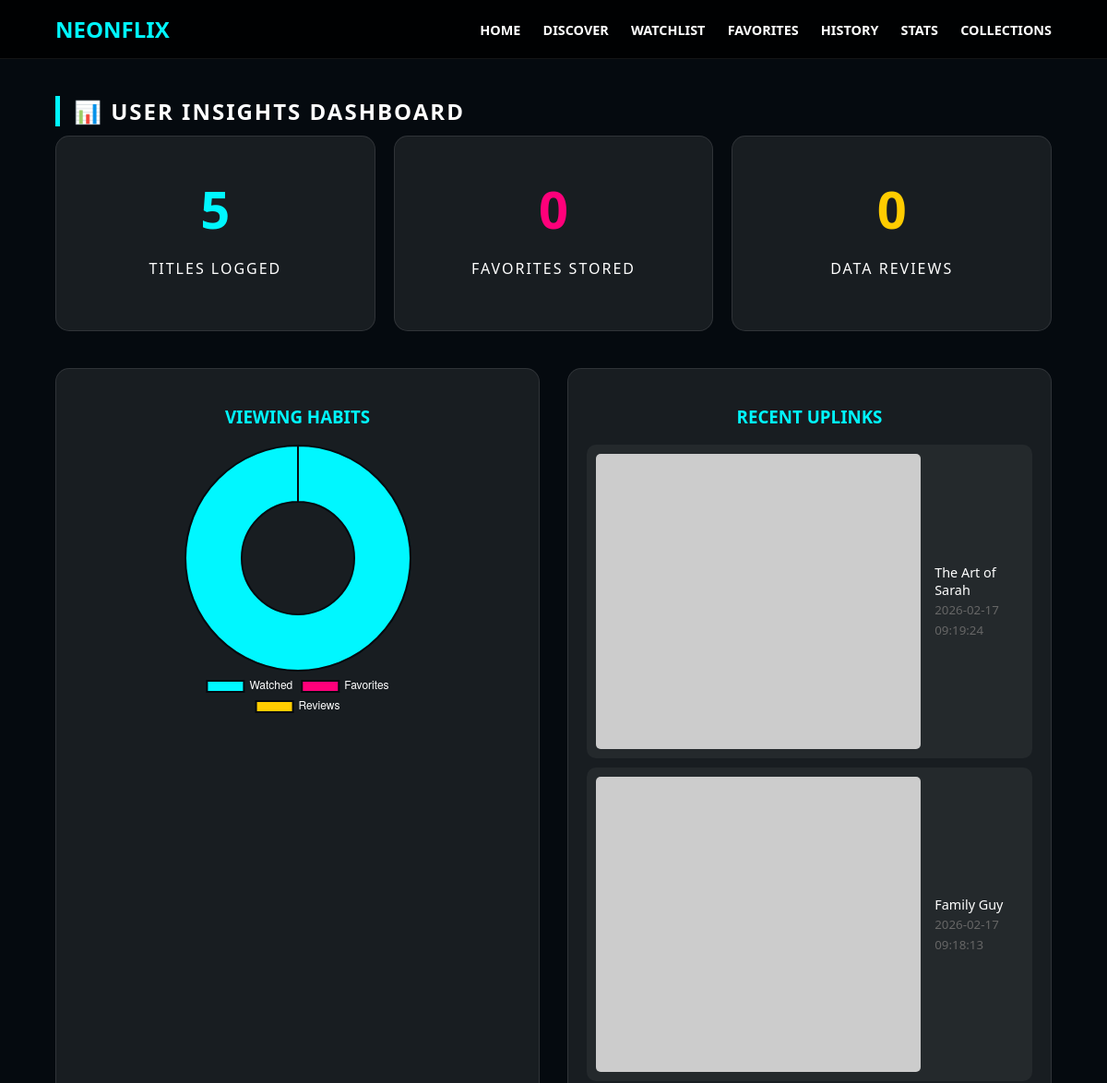
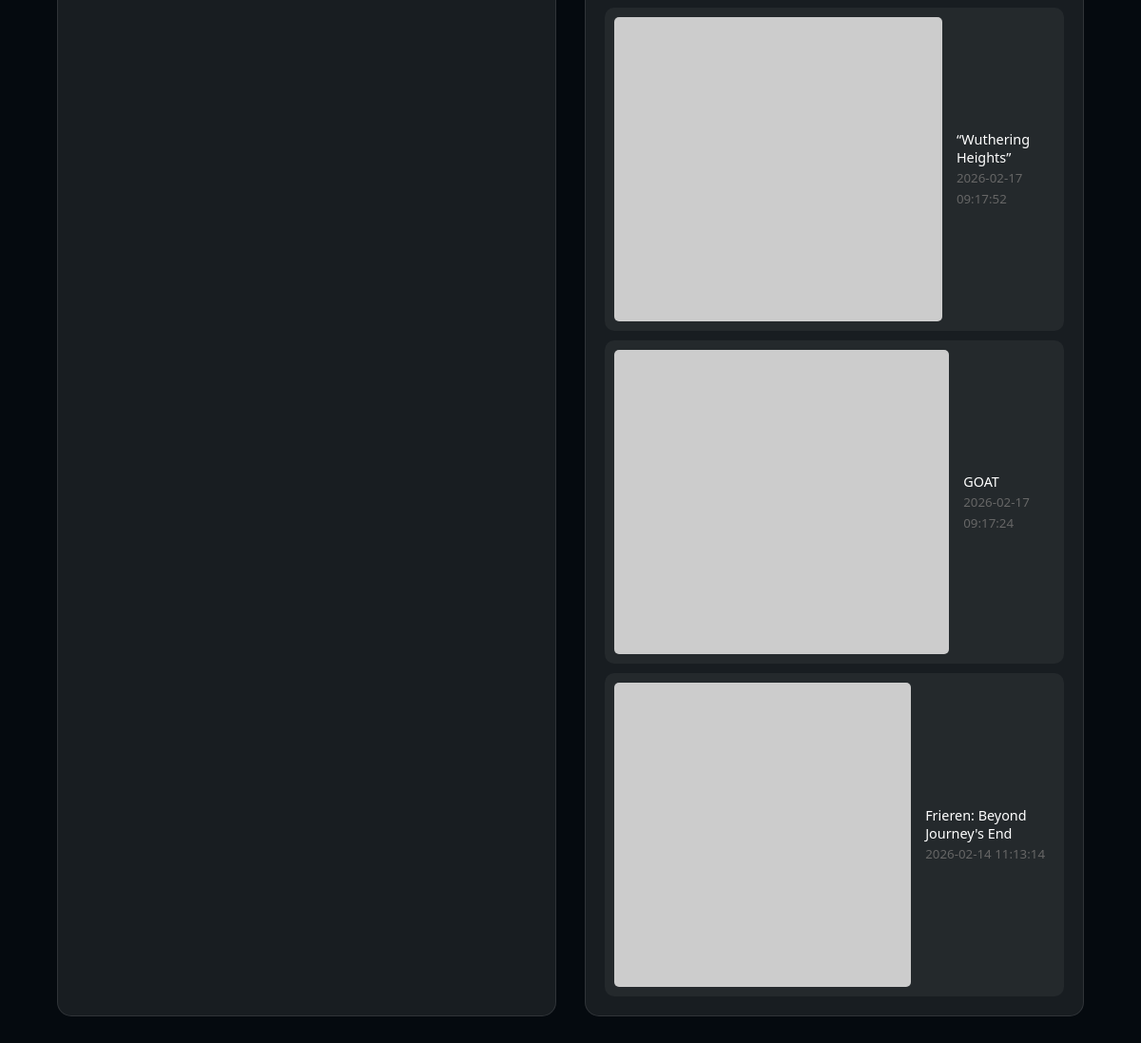
Page /dashboard on the earlier database version (2 pictures, top to bottom).
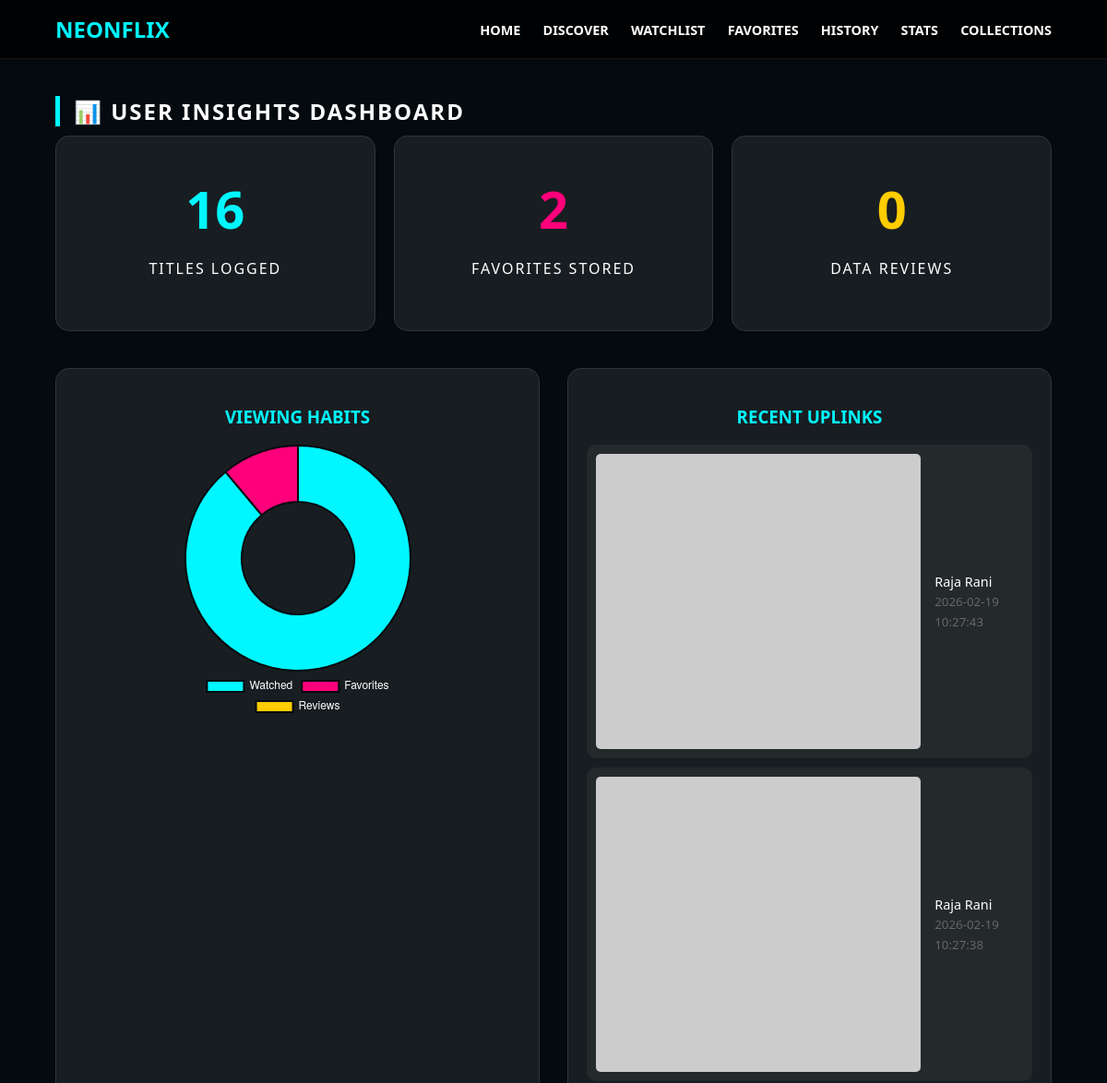
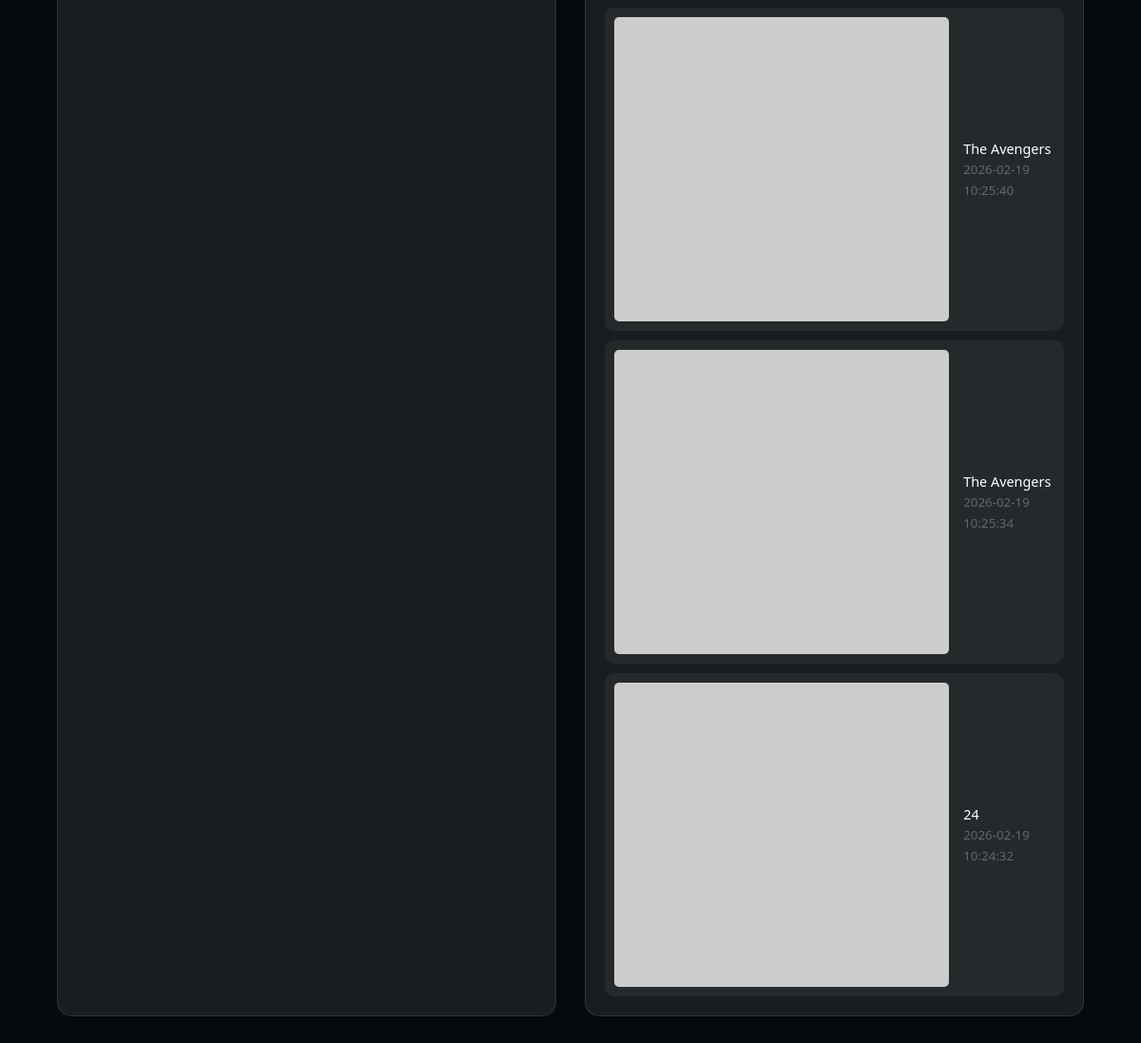
Same page on the later database version (2 pictures, top to bottom).
### tables this page shows
CREATE TABLE history (id INTEGER PRIMARY KEY, media_id TEXT, title TEXT, poster TEXT, media_type TEXT, watched_at TIMESTAMP DEFAULT CURRENT_TIMESTAMP);

### app.py (the view)
@app.route("/dashboard")
def dashboard():
    conn = get_connection()
    stats = {
        'watched': conn.execute("SELECT COUNT(*) FROM history").fetchone()[0],
        'favs': conn.execute("SELECT COUNT(*) FROM favorites").fetchone()[0],
        'reviews': conn.execute("SELECT COUNT(*) FROM reviews").fetchone()[0],
        'recent': conn.execute("SELECT * FROM history ORDER BY watched_at DESC LIMIT 5").fetchall()
    }
    conn.close()
    return render_template("dashboard.html", stats=stats)

### database.py (called while the page is built)
def get_connection():
    conn = sqlite3.connect("movie_explorer.db")
    conn.row_factory = sqlite3.Row
    return conn

### templates/dashboard.html (shortened to what this page needs)
{% extends "base.html" %}
{% block content %}
<h2 class="section-title">📊 USER INSIGHTS DASHBOARD</h2>
<div style="display:grid; grid-template-columns: repeat(auto-fit, minmax(250px, 1fr)); gap:20px; padding:0 5%;">
    <div class="card" style="padding:40px; text-align:center;">
        <h1 style="font-size:3.5rem; color:var(--neon); margin:0;">{{ stats.watched|default(0) }}</h1>
        <p style="letter-spacing:2px;">TITLES LOGGED</p>
    </div>
    <div class="card" style="padding:40px; text-align:center;">
        <h1 style="font-size:3.5rem; color:var(--pink); margin:0;">{{ stats.favs|default(0) }}</h1>
        <p style="letter-spacing:2px;">FAVORITES STORED</p>
    </div>
    <div class="card" style="padding:40px; text-align:center;">
        <h1 style="font-size:3.5rem; color:#ffcc00; margin:0;">{{ stats.reviews|default(0) }}</h1>
        <p style="letter-spacing:2px;">DATA REVIEWS</p>
    </div>
</div>
<div style="display: flex; gap: 30px; padding: 40px 5%; flex-wrap: wrap;">
    <div class="card" style="flex: 1; min-width: 300px; padding: 20px;">
        <h3 style="color: var(--neon); text-align: center;">VIEWING HABITS</h3>
        <div style="max-width: 300px; margin: 0 auto;">
            <canvas id="statsChart"></canvas>
        </div>
    </div>
    <div class="card" style="flex: 1; min-width: 300px; padding: 20px;">
        <h3 style="color: var(--neon); text-align: center;">RECENT UPLINKS</h3>
        <div style="display: flex; flex-direction: column; gap: 10px;">
            {% if stats.recent %}
                {% for r in stats.recent %}
                <div style="display: flex; align-items: center; gap: 15px; background: rgba(255,255,255,0.05); padding: 10px; border-radius: 10px;">
                    <img src="https://image.tmdb.org/t/p/w200{{ r.poster }}" width="40" style="border-radius: 5px;" onerror="this.src='https://via.placeholder.com/40x60'">
                    <div>
                        <p style="margin:0; font-size: 0.9rem;">{{ r.title }}</p>
                        <small style="color: #666;">{{ r.watched_at }}</small>
                    </div>
                </div>
                {% endfor %}
            {% else %}
                <p style="text-align: center; color: #666; margin-top: 20px;">No activity logged.</p>
            {% endif %}
        </div>
    </div>
</div>
<script>
    /* We move the Jinja variables into data-attributes or
       simple variables at the top to stop VS Code from complaining
       about the middle of the Chart logic.
    */
    document.addEventListener('DOMContentLoaded', function() {
        // Safe variable injection
        const watchedData = Number("{{ stats.watched|default(0) }}");
        const favsData = Number("{{ stats.favs|default(0) }}");
        const reviewsData = Number("{{ stats.reviews|default(0) }}");
        const ctx = document.getElementById('statsChart').getContext('2d');
        new Chart(ctx, {
            type: 'doughnut',
            data: {
                labels: ['Watched', 'Favorites', 'Reviews'],
                datasets: [{
                    data: [watchedData, favsData, reviewsData],
                    backgroundColor: ['#00f7ff', '#ff007a', '#ffcc00'],
                    borderColor: '#050a0f',
                    borderWidth: 2
                }]
            },
            options: {
                responsive: true,
                plugins: {
                    legend: {
                        position: 'bottom',
                        labels: { color: 'white' }
                    }
                }
            }
        });
    });
</script>
{% endblock %}

### templates/base.html (shortened to what this page needs)
<!DOCTYPE html>
<html>
<head>
    <link rel="stylesheet" href="{{ url_for('static', filename='css/style.css') }}">
</head>
<body>
    <nav class="navbar">
        <h2 style="color:var(--neon); margin:0; cursor:pointer;" onclick="location.href='/'">NEONFLIX</h2>
        <div>
            <a href="/">HOME</a>
            <a href="/discover">DISCOVER</a>
            <a href="/watchlist">WATCHLIST</a>
            <a href="/favorites">FAVORITES</a>
            <a href="/history">HISTORY</a>
            <a href="/dashboard">STATS</a>
            <a href="/collections">COLLECTIONS</a>
        </div>
    </nav>
    {% block content %}{% endblock %}
</body>
</html>

### static/css/style.css (style rules this page uses)
:root { --neon: #00f7ff; --pink: #ff007a; --glass: rgba(255, 255, 255, 0.08); --danger: #ff4d4d; }
body { margin: 0; background: #050a0f; color: #fff; font-family: 'Segoe UI', sans-serif; min-height: 100vh; }
.navbar { display: flex; justify-content: space-between; align-items: center; padding: 15px 5%; background: rgba(0,0,0,0.85); backdrop-filter: blur(20px); position: sticky; top: 0; z-index: 1000; border-bottom: 1px solid var(--glass); }
.navbar a { color: #fff; text-decoration: none; margin-left: 20px; font-weight: bold; transition: 0.3s; font-size: 0.9rem; }
.card { background: var(--glass); border-radius: 15px; overflow: hidden; border: 1px solid rgba(255,255,255,0.1); transition: 0.4s; position: relative; }
.card img { width: 100%; height: 320px; object-fit: cover; }
.section-title { margin: 40px 5% 10px; border-left: 5px solid var(--neon); padding-left: 15px; letter-spacing: 2px; text-transform: uppercase; }

Differences in the rows shown:
no longer on this page (row unchanged): history: title "The Art of Sarah", watched_at "2026-02-17 09:19:24"
no longer on this page (row unchanged): history: title "Family Guy", watched_at "2026-02-17 09:18:13"
no longer on this page (row unchanged): history: title "“Wuthering Heights”", watched_at "2026-02-17 09:17:52"
no longer on this page (row unchanged): history: title "GOAT", watched_at "2026-02-17 09:17:24"
no longer on this page (row unchanged): history: title "Frieren: Beyond Journey's End", watched_at "2026-02-14 11:13:14"
added history: title "Raja Rani", watched_at "2026-02-19 10:27:43"
added history: title "Raja Rani", watched_at "2026-02-19 10:27:38"
added history: title "The Avengers", watched_at "2026-02-19 10:25:40"
added history: title "The Avengers", watched_at "2026-02-19 10:25:34"
added history: title "24", watched_at "2026-02-19 10:24:32"
Other differences:
{{ stats.watched|default(0) }}: "5" → "16"
{{ stats.favs|default(0) }}: "0" → "2"
chart data {{ stats.watched|default(0) }}: 5 → 16
chart data {{ stats.favs|default(0) }}: 0 → 2
